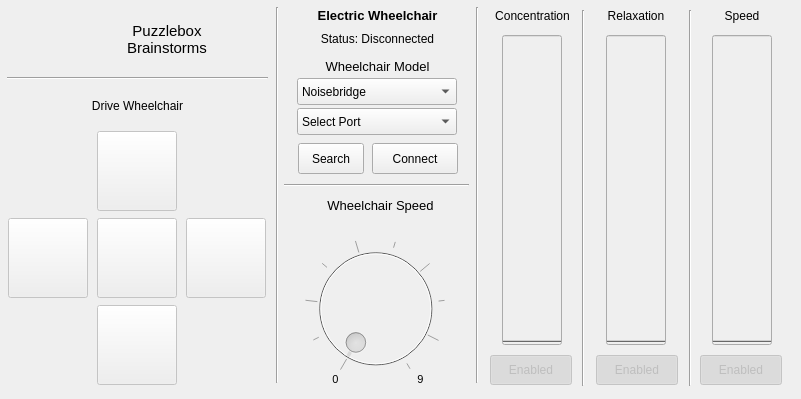
   <widget class="QWidget" name="tabElectricWheelchair">
    <attribute name="title">
     <string>Electric Wheelchair</string>
    </attribute>
    <widget class="Line" name="line6_20">
     <property name="geometry">
      <rect>
       <x>467</x>
       <y>7</y>
       <width>20</width>
       <height>376</height>
      </rect>
     </property>
     <property name="frameShape">
      <enum>QFrame::VLine</enum>
     </property>
     <property name="frameShadow">
      <enum>QFrame::Sunken</enum>
     </property>
    </widget>
    <widget class="QLabel" name="textLabelWheelchairSpeed">
     <property name="geometry">
      <rect>
       <x>692</x>
       <y>1</y>
       <width>100</width>
       <height>30</height>
      </rect>
     </property>
     <property name="text">
      <string>&lt;!DOCTYPE HTML PUBLIC &quot;-//W3C//DTD HTML 4.0//EN&quot; &quot;http://www.w3.org/TR/REC-html40/strict.dtd&quot;&gt;
&lt;html&gt;&lt;head&gt;&lt;meta name=&quot;qrichtext&quot; content=&quot;1&quot; /&gt;&lt;style type=&quot;text/css&quot;&gt;
p, li { white-space: pre-wrap; }
&lt;/style&gt;&lt;/head&gt;&lt;body style=&quot; font-family:'Sans'; font-size:10pt; font-weight:400; font-style:normal;&quot;&gt;
&lt;p align=&quot;center&quot; style=&quot; margin-top:12px; margin-bottom:12px; margin-left:0px; margin-right:0px; -qt-block-indent:0; text-indent:0px;&quot;&gt;&lt;span style=&quot; font-size:9pt;&quot;&gt;Speed&lt;/span&gt;&lt;/p&gt;&lt;/body&gt;&lt;/html&gt;</string>
     </property>
     <property name="wordWrap">
      <bool>false</bool>
     </property>
    </widget>
    <widget class="QLabel" name="textLabelWheelchairRelaxation">
     <property name="geometry">
      <rect>
       <x>581</x>
       <y>1</y>
       <width>110</width>
       <height>30</height>
      </rect>
     </property>
     <property name="text">
      <string>&lt;!DOCTYPE HTML PUBLIC &quot;-//W3C//DTD HTML 4.0//EN&quot; &quot;http://www.w3.org/TR/REC-html40/strict.dtd&quot;&gt;
&lt;html&gt;&lt;head&gt;&lt;meta name=&quot;qrichtext&quot; content=&quot;1&quot; /&gt;&lt;style type=&quot;text/css&quot;&gt;
p, li { white-space: pre-wrap; }
&lt;/style&gt;&lt;/head&gt;&lt;body style=&quot; font-family:'Sans'; font-size:10pt; font-weight:400; font-style:normal;&quot;&gt;
&lt;p align=&quot;center&quot; style=&quot; margin-top:12px; margin-bottom:12px; margin-left:0px; margin-right:0px; -qt-block-indent:0; text-indent:0px;&quot;&gt;&lt;span style=&quot; font-size:9pt;&quot;&gt;Relaxation&lt;/span&gt;&lt;/p&gt;&lt;/body&gt;&lt;/html&gt;</string>
     </property>
     <property name="wordWrap">
      <bool>false</bool>
     </property>
    </widget>
    <widget class="Line" name="line_3">
     <property name="geometry">
      <rect>
       <x>7</x>
       <y>70</y>
       <width>261</width>
       <height>16</height>
      </rect>
     </property>
     <property name="orientation">
      <enum>Qt::Horizontal</enum>
     </property>
    </widget>
    <widget class="QComboBox" name="comboBoxWheelchairTransmitter">
     <property name="enabled">
      <bool>true</bool>
     </property>
     <property name="geometry">
      <rect>
       <x>297</x>
       <y>78</y>
       <width>160</width>
       <height>27</height>
      </rect>
     </property>
     <item>
      <property name="text">
       <string>Noisebridge</string>
      </property>
     </item>
    </widget>
    <widget class="QComboBox" name="comboBoxWheelchairPortSelect">
     <property name="enabled">
      <bool>true</bool>
     </property>
     <property name="geometry">
      <rect>
       <x>297</x>
       <y>108</y>
       <width>160</width>
       <height>27</height>
      </rect>
     </property>
     <item>
      <property name="text">
       <string>Select Port</string>
      </property>
     </item>
    </widget>
    <widget class="QLabel" name="textLabelWheelchairConcentration">
     <property name="geometry">
      <rect>
       <x>480</x>
       <y>1</y>
       <width>105</width>
       <height>30</height>
      </rect>
     </property>
     <property name="text">
      <string>&lt;!DOCTYPE HTML PUBLIC &quot;-//W3C//DTD HTML 4.0//EN&quot; &quot;http://www.w3.org/TR/REC-html40/strict.dtd&quot;&gt;
&lt;html&gt;&lt;head&gt;&lt;meta name=&quot;qrichtext&quot; content=&quot;1&quot; /&gt;&lt;style type=&quot;text/css&quot;&gt;
p, li { white-space: pre-wrap; }
&lt;/style&gt;&lt;/head&gt;&lt;body style=&quot; font-family:'Sans'; font-size:10pt; font-weight:400; font-style:normal;&quot;&gt;
&lt;p align=&quot;center&quot; style=&quot; margin-top:12px; margin-bottom:12px; margin-left:0px; margin-right:0px; -qt-block-indent:0; text-indent:0px;&quot;&gt;&lt;span style=&quot; font-size:9pt;&quot;&gt;Concentration&lt;/span&gt;&lt;/p&gt;&lt;/body&gt;&lt;/html&gt;</string>
     </property>
     <property name="wordWrap">
      <bool>false</bool>
     </property>
    </widget>
    <widget class="QPushButton" name="pushButtonWheelchairConcentrationEnable">
     <property name="enabled">
      <bool>false</bool>
     </property>
     <property name="geometry">
      <rect>
       <x>490</x>
       <y>355</y>
       <width>82</width>
       <height>30</height>
      </rect>
     </property>
     <property name="toolTip">
      <string>enable/disable concentration processing</string>
     </property>
     <property name="text">
      <string>Enabled</string>
     </property>
     <property name="checkable">
      <bool>true</bool>
     </property>
     <property name="checked">
      <bool>true</bool>
     </property>
    </widget>
    <widget class="QPushButton" name="pushButtonWheelchairSpeedEnable">
     <property name="enabled">
      <bool>false</bool>
     </property>
     <property name="geometry">
      <rect>
       <x>700</x>
       <y>355</y>
       <width>82</width>
       <height>30</height>
      </rect>
     </property>
     <property name="toolTip">
      <string>enable/disable automatic driving of LEGO Mindstorms NXT robot</string>
     </property>
     <property name="text">
      <string>Enabled</string>
     </property>
     <property name="checkable">
      <bool>true</bool>
     </property>
     <property name="checked">
      <bool>true</bool>
     </property>
     <property name="flat">
      <bool>false</bool>
     </property>
    </widget>
    <widget class="Line" name="line6_15">
     <property name="geometry">
      <rect>
       <x>573</x>
       <y>10</y>
       <width>20</width>
       <height>376</height>
      </rect>
     </property>
     <property name="frameShape">
      <enum>QFrame::VLine</enum>
     </property>
     <property name="frameShadow">
      <enum>QFrame::Sunken</enum>
     </property>
    </widget>
    <widget class="QProgressBar" name="progressBarWheelchairSpeed">
     <property name="enabled">
      <bool>false</bool>
     </property>
     <property name="geometry">
      <rect>
       <x>712</x>
       <y>35</y>
       <width>60</width>
       <height>310</height>
      </rect>
     </property>
     <property name="value">
      <number>0</number>
     </property>
     <property name="orientation">
      <enum>Qt::Vertical</enum>
     </property>
    </widget>
    <widget class="QPushButton" name="pushButtonWheelchairRight">
     <property name="enabled">
      <bool>false</bool>
     </property>
     <property name="geometry">
      <rect>
       <x>186</x>
       <y>218</y>
       <width>80</width>
       <height>80</height>
      </rect>
     </property>
     <property name="text">
      <string/>
     </property>
     <property name="icon">
      <iconset>
       <normaloff>images/brainstorms_wheelchair_right.png</normaloff>images/brainstorms_wheelchair_right.png</iconset>
     </property>
     <property name="iconSize">
      <size>
       <width>65</width>
       <height>65</height>
      </size>
     </property>
    </widget>
    <widget class="QProgressBar" name="progressBarWheelchairConcentration">
     <property name="enabled">
      <bool>false</bool>
     </property>
     <property name="geometry">
      <rect>
       <x>502</x>
       <y>35</y>
       <width>60</width>
       <height>310</height>
      </rect>
     </property>
     <property name="value">
      <number>0</number>
     </property>
     <property name="orientation">
      <enum>Qt::Vertical</enum>
     </property>
    </widget>
    <widget class="Line" name="line_4">
     <property name="geometry">
      <rect>
       <x>267</x>
       <y>7</y>
       <width>20</width>
       <height>376</height>
      </rect>
     </property>
     <property name="orientation">
      <enum>Qt::Vertical</enum>
     </property>
    </widget>
    <widget class="QLabel" name="labelElectricWheelchair">
     <property name="enabled">
      <bool>true</bool>
     </property>
     <property name="geometry">
      <rect>
       <x>287</x>
       <y>5</y>
       <width>181</width>
       <height>21</height>
      </rect>
     </property>
     <property name="text">
      <string>&lt;!DOCTYPE HTML PUBLIC &quot;-//W3C//DTD HTML 4.0//EN&quot; &quot;http://www.w3.org/TR/REC-html40/strict.dtd&quot;&gt;
&lt;html&gt;&lt;head&gt;&lt;meta name=&quot;qrichtext&quot; content=&quot;1&quot; /&gt;&lt;style type=&quot;text/css&quot;&gt;
p, li { white-space: pre-wrap; }
&lt;/style&gt;&lt;/head&gt;&lt;body style=&quot; font-family:'Sans'; font-size:10pt; font-weight:400; font-style:normal;&quot;&gt;
&lt;p style=&quot; margin-top:0px; margin-bottom:0px; margin-left:0px; margin-right:0px; -qt-block-indent:0; text-indent:0px;&quot;&gt;&lt;span style=&quot; font-weight:600;&quot;&gt;Electric Wheelchair&lt;/span&gt;&lt;/p&gt;&lt;/body&gt;&lt;/html&gt;</string>
     </property>
     <property name="alignment">
      <set>Qt::AlignCenter</set>
     </property>
    </widget>
    <widget class="QLabel" name="textLabelTitleWheelchair">
     <property name="geometry">
      <rect>
       <x>117</x>
       <y>10</y>
       <width>100</width>
       <height>60</height>
      </rect>
     </property>
     <property name="text">
      <string>&lt;!DOCTYPE HTML PUBLIC &quot;-//W3C//DTD HTML 4.0//EN&quot; &quot;http://www.w3.org/TR/REC-html40/strict.dtd&quot;&gt;
&lt;html&gt;&lt;head&gt;&lt;meta name=&quot;qrichtext&quot; content=&quot;1&quot; /&gt;&lt;style type=&quot;text/css&quot;&gt;
p, li { white-space: pre-wrap; }
&lt;/style&gt;&lt;/head&gt;&lt;body style=&quot; font-family:'Sans'; font-size:10pt; font-weight:400; font-style:normal;&quot;&gt;
&lt;p align=&quot;center&quot; style=&quot; margin-top:12px; margin-bottom:12px; margin-left:0px; margin-right:0px; -qt-block-indent:0; text-indent:0px;&quot;&gt;&lt;a href=&quot;http://brainstorms.puzzlebox.info&quot;&gt;&lt;span style=&quot; font-size:11pt; text-decoration: none; color:#000000;&quot;&gt;Puzzlebox&lt;br /&gt;Brainstorms&lt;/span&gt;&lt;/a&gt;&lt;/p&gt;&lt;/body&gt;&lt;/html&gt;</string>
     </property>
     <property name="textFormat">
      <enum>Qt::AutoText</enum>
     </property>
     <property name="wordWrap">
      <bool>false</bool>
     </property>
     <property name="openExternalLinks">
      <bool>true</bool>
     </property>
    </widget>
    <widget class="QLabel" name="labelPuzzleboxWheelchair">
     <property name="geometry">
      <rect>
       <x>55</x>
       <y>11</y>
       <width>60</width>
       <height>60</height>
      </rect>
     </property>
     <property name="text">
      <string/>
     </property>
     <property name="pixmap">
      <pixmap>images/puzzlebox_logo.png</pixmap>
     </property>
     <property name="scaledContents">
      <bool>false</bool>
     </property>
     <property name="alignment">
      <set>Qt::AlignCenter</set>
     </property>
     <property name="textInteractionFlags">
      <set>Qt::NoTextInteraction</set>
     </property>
    </widget>
    <widget class="QPushButton" name="pushButtonWheelchairConnect">
     <property name="geometry">
      <rect>
       <x>372</x>
       <y>143</y>
       <width>86</width>
       <height>31</height>
      </rect>
     </property>
     <property name="text">
      <string>Connect</string>
     </property>
     <property name="checkable">
      <bool>true</bool>
     </property>
    </widget>
    <widget class="Line" name="line3_5">
     <property name="geometry">
      <rect>
       <x>284</x>
       <y>175</y>
       <width>185</width>
       <height>20</height>
      </rect>
     </property>
     <property name="frameShape">
      <enum>QFrame::HLine</enum>
     </property>
     <property name="frameShadow">
      <enum>QFrame::Sunken</enum>
     </property>
    </widget>
    <widget class="QPushButton" name="pushButtonWheelchairRelaxationEnable">
     <property name="enabled">
      <bool>false</bool>
     </property>
     <property name="geometry">
      <rect>
       <x>596</x>
       <y>355</y>
       <width>82</width>
       <height>30</height>
      </rect>
     </property>
     <property name="toolTip">
      <string>enable/disable relaxation processing</string>
     </property>
     <property name="text">
      <string>Enabled</string>
     </property>
     <property name="checkable">
      <bool>true</bool>
     </property>
     <property name="checked">
      <bool>true</bool>
     </property>
    </widget>
    <widget class="QLabel" name="textLabelWheelchairStatus">
     <property name="enabled">
      <bool>true</bool>
     </property>
     <property name="geometry">
      <rect>
       <x>287</x>
       <y>25</y>
       <width>181</width>
       <height>28</height>
      </rect>
     </property>
     <property name="text">
      <string>&lt;p align=&quot;center&quot;&gt;Status: Disconnected&lt;/p&gt;</string>
     </property>
     <property name="alignment">
      <set>Qt::AlignCenter</set>
     </property>
     <property name="wordWrap">
      <bool>false</bool>
     </property>
    </widget>
    <widget class="QPushButton" name="pushButtonWheelchairLeft">
     <property name="enabled">
      <bool>false</bool>
     </property>
     <property name="geometry">
      <rect>
       <x>8</x>
       <y>218</y>
       <width>80</width>
       <height>80</height>
      </rect>
     </property>
     <property name="text">
      <string/>
     </property>
     <property name="icon">
      <iconset>
       <normaloff>images/brainstorms_wheelchair_left.png</normaloff>images/brainstorms_wheelchair_left.png</iconset>
     </property>
     <property name="iconSize">
      <size>
       <width>65</width>
       <height>65</height>
      </size>
     </property>
    </widget>
    <widget class="QLabel" name="textLabelWheelchairType">
     <property name="enabled">
      <bool>true</bool>
     </property>
     <property name="geometry">
      <rect>
       <x>287</x>
       <y>56</y>
       <width>181</width>
       <height>21</height>
      </rect>
     </property>
     <property name="text">
      <string>&lt;!DOCTYPE HTML PUBLIC &quot;-//W3C//DTD HTML 4.0//EN&quot; &quot;http://www.w3.org/TR/REC-html40/strict.dtd&quot;&gt;
&lt;html&gt;&lt;head&gt;&lt;meta name=&quot;qrichtext&quot; content=&quot;1&quot; /&gt;&lt;style type=&quot;text/css&quot;&gt;
p, li { white-space: pre-wrap; }
&lt;/style&gt;&lt;/head&gt;&lt;body style=&quot; font-family:'Sans'; font-size:10pt; font-weight:400; font-style:normal;&quot;&gt;
&lt;p align=&quot;center&quot; style=&quot; margin-top:12px; margin-bottom:12px; margin-left:0px; margin-right:0px; -qt-block-indent:0; text-indent:0px;&quot;&gt;Wheelchair Model&lt;/p&gt;&lt;/body&gt;&lt;/html&gt;</string>
     </property>
     <property name="alignment">
      <set>Qt::AlignCenter</set>
     </property>
     <property name="wordWrap">
      <bool>false</bool>
     </property>
    </widget>
    <widget class="QProgressBar" name="progressBarWheelchairRelaxation">
     <property name="enabled">
      <bool>false</bool>
     </property>
     <property name="geometry">
      <rect>
       <x>606</x>
       <y>35</y>
       <width>60</width>
       <height>310</height>
      </rect>
     </property>
     <property name="value">
      <number>0</number>
     </property>
     <property name="orientation">
      <enum>Qt::Vertical</enum>
     </property>
    </widget>
    <widget class="QPushButton" name="pushButtonWheelchairSearch">
     <property name="geometry">
      <rect>
       <x>298</x>
       <y>143</y>
       <width>66</width>
       <height>31</height>
      </rect>
     </property>
     <property name="text">
      <string>Search</string>
     </property>
     <property name="checkable">
      <bool>false</bool>
     </property>
    </widget>
    <widget class="QLabel" name="labelDriveWheelchair">
     <property name="geometry">
      <rect>
       <x>7</x>
       <y>90</y>
       <width>261</width>
       <height>31</height>
      </rect>
     </property>
     <property name="midLineWidth">
      <number>0</number>
     </property>
     <property name="text">
      <string>Drive Wheelchair</string>
     </property>
     <property name="textFormat">
      <enum>Qt::AutoText</enum>
     </property>
     <property name="alignment">
      <set>Qt::AlignCenter</set>
     </property>
    </widget>
    <widget class="Line" name="line6_16">
     <property name="geometry">
      <rect>
       <x>680</x>
       <y>10</y>
       <width>20</width>
       <height>376</height>
      </rect>
     </property>
     <property name="frameShape">
      <enum>QFrame::VLine</enum>
     </property>
     <property name="frameShadow">
      <enum>QFrame::Sunken</enum>
     </property>
    </widget>
    <widget class="QPushButton" name="pushButtonWheelchairReverse">
     <property name="enabled">
      <bool>false</bool>
     </property>
     <property name="geometry">
      <rect>
       <x>97</x>
       <y>305</y>
       <width>80</width>
       <height>80</height>
      </rect>
     </property>
     <property name="text">
      <string/>
     </property>
     <property name="icon">
      <iconset>
       <normaloff>images/brainstorms_wheelchair_reverse.png</normaloff>images/brainstorms_wheelchair_reverse.png</iconset>
     </property>
     <property name="iconSize">
      <size>
       <width>65</width>
       <height>65</height>
      </size>
     </property>
    </widget>
    <widget class="QPushButton" name="pushButtonWheelchairStop">
     <property name="enabled">
      <bool>false</bool>
     </property>
     <property name="geometry">
      <rect>
       <x>97</x>
       <y>218</y>
       <width>80</width>
       <height>80</height>
      </rect>
     </property>
     <property name="text">
      <string/>
     </property>
     <property name="icon">
      <iconset>
       <normaloff>images/brainstorms_stop.png</normaloff>images/brainstorms_stop.png</iconset>
     </property>
     <property name="iconSize">
      <size>
       <width>65</width>
       <height>65</height>
      </size>
     </property>
    </widget>
    <widget class="QPushButton" name="pushButtonWheelchairForward">
     <property name="enabled">
      <bool>false</bool>
     </property>
     <property name="geometry">
      <rect>
       <x>97</x>
       <y>131</y>
       <width>80</width>
       <height>80</height>
      </rect>
     </property>
     <property name="text">
      <string/>
     </property>
     <property name="icon">
      <iconset>
       <normaloff>images/brainstorms_wheelchair_forward.png</normaloff>images/brainstorms_wheelchair_forward.png</iconset>
     </property>
     <property name="iconSize">
      <size>
       <width>65</width>
       <height>65</height>
      </size>
     </property>
    </widget>
    <widget class="QDial" name="dialWheelchairSpeed">
     <property name="enabled">
      <bool>false</bool>
     </property>
     <property name="geometry">
      <rect>
       <x>290</x>
       <y>238</y>
       <width>171</width>
       <height>141</height>
      </rect>
     </property>
     <property name="minimum">
      <number>0</number>
     </property>
     <property name="maximum">
      <number>9</number>
     </property>
     <property name="pageStep">
      <number>2</number>
     </property>
     <property name="value">
      <number>0</number>
     </property>
     <property name="sliderPosition">
      <number>0</number>
     </property>
     <property name="tracking">
      <bool>true</bool>
     </property>
     <property name="orientation">
      <enum>Qt::Horizontal</enum>
     </property>
     <property name="wrapping">
      <bool>false</bool>
     </property>
     <property name="notchesVisible">
      <bool>true</bool>
     </property>
    </widget>
    <widget class="QLabel" name="textLabelWheelchairSpeed_2">
     <property name="enabled">
      <bool>true</bool>
     </property>
     <property name="geometry">
      <rect>
       <x>290</x>
       <y>192</y>
       <width>181</width>
       <height>28</height>
      </rect>
     </property>
     <property name="text">
      <string>&lt;!DOCTYPE HTML PUBLIC &quot;-//W3C//DTD HTML 4.0//EN&quot; &quot;http://www.w3.org/TR/REC-html40/strict.dtd&quot;&gt;
&lt;html&gt;&lt;head&gt;&lt;meta name=&quot;qrichtext&quot; content=&quot;1&quot; /&gt;&lt;style type=&quot;text/css&quot;&gt;
p, li { white-space: pre-wrap; }
&lt;/style&gt;&lt;/head&gt;&lt;body style=&quot; font-family:'Sans'; font-size:10pt; font-weight:400; font-style:normal;&quot;&gt;
&lt;p align=&quot;center&quot; style=&quot; margin-top:12px; margin-bottom:12px; margin-left:0px; margin-right:0px; -qt-block-indent:0; text-indent:0px;&quot;&gt;Wheelchair Speed&lt;/p&gt;&lt;/body&gt;&lt;/html&gt;</string>
     </property>
     <property name="alignment">
      <set>Qt::AlignCenter</set>
     </property>
     <property name="wordWrap">
      <bool>false</bool>
     </property>
    </widget>
    <widget class="QLabel" name="labelWheelchairSpeedLow">
     <property name="geometry">
      <rect>
       <x>290</x>
       <y>370</y>
       <width>91</width>
       <height>20</height>
      </rect>
     </property>
     <property name="text">
      <string>&lt;!DOCTYPE HTML PUBLIC &quot;-//W3C//DTD HTML 4.0//EN&quot; &quot;http://www.w3.org/TR/REC-html40/strict.dtd&quot;&gt;
&lt;html&gt;&lt;head&gt;&lt;meta name=&quot;qrichtext&quot; content=&quot;1&quot; /&gt;&lt;style type=&quot;text/css&quot;&gt;
p, li { white-space: pre-wrap; }
&lt;/style&gt;&lt;/head&gt;&lt;body style=&quot; font-family:'Sans'; font-size:10pt; font-weight:400; font-style:normal;&quot;&gt;
&lt;p style=&quot; margin-top:0px; margin-bottom:0px; margin-left:0px; margin-right:0px; -qt-block-indent:0; text-indent:0px;&quot;&gt;&lt;span style=&quot; font-size:8pt;&quot;&gt;0&lt;/span&gt;&lt;/p&gt;&lt;/body&gt;&lt;/html&gt;</string>
     </property>
     <property name="alignment">
      <set>Qt::AlignCenter</set>
     </property>
    </widget>
    <widget class="QLabel" name="labelWheelchairSpeedHigh">
     <property name="geometry">
      <rect>
       <x>380</x>
       <y>370</y>
       <width>81</width>
       <height>20</height>
      </rect>
     </property>
     <property name="text">
      <string>&lt;!DOCTYPE HTML PUBLIC &quot;-//W3C//DTD HTML 4.0//EN&quot; &quot;http://www.w3.org/TR/REC-html40/strict.dtd&quot;&gt;
&lt;html&gt;&lt;head&gt;&lt;meta name=&quot;qrichtext&quot; content=&quot;1&quot; /&gt;&lt;style type=&quot;text/css&quot;&gt;
p, li { white-space: pre-wrap; }
&lt;/style&gt;&lt;/head&gt;&lt;body style=&quot; font-family:'Sans'; font-size:10pt; font-weight:400; font-style:normal;&quot;&gt;
&lt;p style=&quot; margin-top:0px; margin-bottom:0px; margin-left:0px; margin-right:0px; -qt-block-indent:0; text-indent:0px;&quot;&gt;&lt;span style=&quot; font-size:8pt;&quot;&gt;9&lt;/span&gt;&lt;/p&gt;&lt;/body&gt;&lt;/html&gt;</string>
     </property>
     <property name="alignment">
      <set>Qt::AlignCenter</set>
     </property>
    </widget>
    <zorder>dialWheelchairSpeed</zorder>
    <zorder>line6_20</zorder>
    <zorder>textLabelWheelchairSpeed</zorder>
    <zorder>textLabelWheelchairRelaxation</zorder>
    <zorder>line_3</zorder>
    <zorder>comboBoxWheelchairTransmitter</zorder>
    <zorder>comboBoxWheelchairPortSelect</zorder>
    <zorder>textLabelWheelchairConcentration</zorder>
    <zorder>pushButtonWheelchairConcentrationEnable</zorder>
    <zorder>pushButtonWheelchairSpeedEnable</zorder>
    <zorder>line6_15</zorder>
    <zorder>progressBarWheelchairSpeed</zorder>
    <zorder>pushButtonWheelchairRight</zorder>
    <zorder>progressBarWheelchairConcentration</zorder>
    <zorder>line_4</zorder>
    <zorder>labelElectricWheelchair</zorder>
    <zorder>textLabelTitleWheelchair</zorder>
    <zorder>labelPuzzleboxWheelchair</zorder>
    <zorder>pushButtonWheelchairConnect</zorder>
    <zorder>line3_5</zorder>
    <zorder>pushButtonWheelchairRelaxationEnable</zorder>
    <zorder>textLabelWheelchairStatus</zorder>
    <zorder>pushButtonWheelchairLeft</zorder>
    <zorder>textLabelWheelchairType</zorder>
    <zorder>progressBarWheelchairRelaxation</zorder>
    <zorder>pushButtonWheelchairSearch</zorder>
    <zorder>labelDriveWheelchair</zorder>
    <zorder>line6_16</zorder>
    <zorder>pushButtonWheelchairReverse</zorder>
    <zorder>pushButtonWheelchairStop</zorder>
    <zorder>pushButtonWheelchairForward</zorder>
    <zorder>textLabelWheelchairSpeed_2</zorder>
    <zorder>labelWheelchairSpeedLow</zorder>
    <zorder>labelWheelchairSpeedHigh</zorder>
   </widget>
